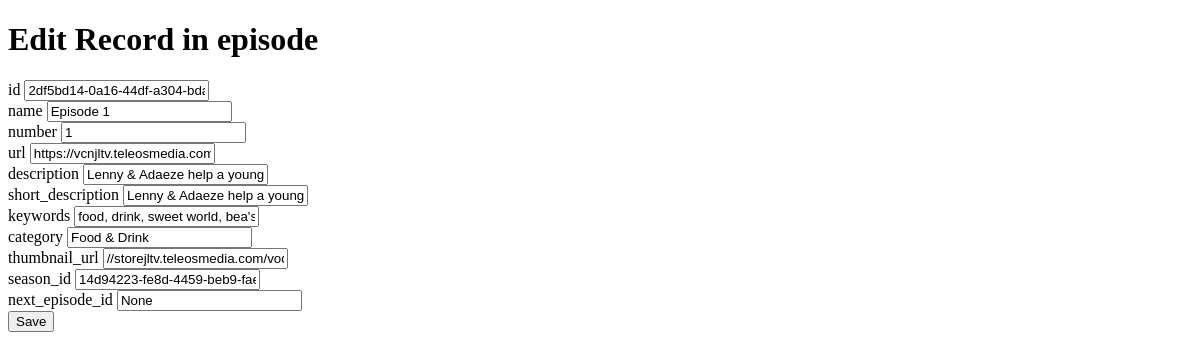
The app's page /admin/database/episode/2df5bd14-0a16-44df-a304-bda9050840bf (signed in), older data.
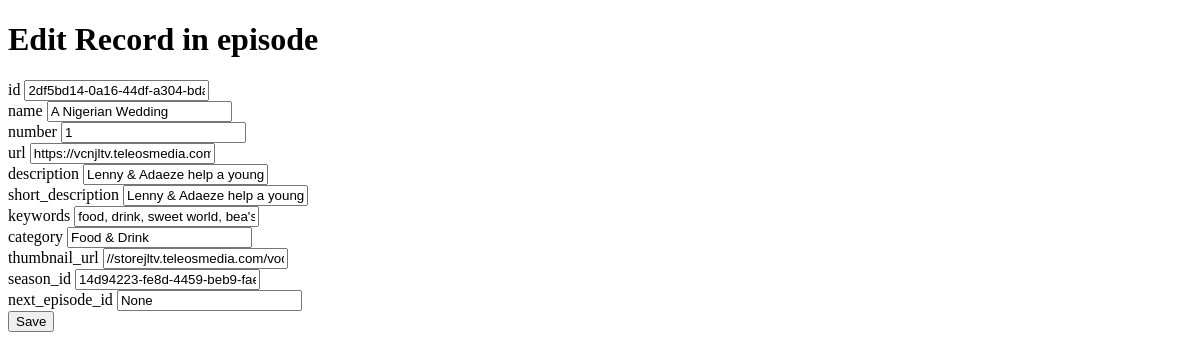
The same page, newer data.
### app/models.py (models this page shows, shortened)
class Episode(db.Model):
    id = db.Column(db.String(36), primary_key=True)
    name = db.Column(db.String(100), nullable=False)
    number = db.Column(db.Integer, nullable=False)
    url = db.Column(db.String(200), nullable=False)
    description = db.Column(db.Text, nullable=True)
    short_description = db.Column(db.String(200), nullable=True)
    keywords = db.Column(db.String(200), nullable=True)
    category = db.Column(db.String(100), nullable=True)
    thumbnail_url = db.Column(db.String(200), nullable=True)
    season_id = db.Column(db.String(36), db.ForeignKey('season.id'), nullable=False)
    next_episode_id = db.Column(db.String(36), db.ForeignKey('episode.id'), nullable=True)
    next_episode = db.relationship('Episode', remote_side=[id], uselist=False)

### app/routes/admin.py (the view, shortened to what this page needs)
@bp.route('/admin/database/<table_name>/<string:record_id>', methods=['GET', 'POST'])
@login_required
def edit_record(table_name, record_id):
    table = db.metadata.tables.get(table_name)
    if table is None:
        flash(f'Table {table_name} does not exist.', 'danger')
        return redirect(url_for('admin.admin_database'))
    model_class = None
    if table_name == 'show':
        model_class = Show
    elif table_name == 'season':
        model_class = Season
    elif table_name == 'episode':
        model_class = Episode
    else:
        flash(f'Unsupported table: {table_name}', 'danger')
        return redirect(url_for('admin.admin_database'))
    record = model_class.query.get(record_id)
    if record is None:
        flash(f'Record with ID {record_id} does not exist in table {table_name}.', 'danger')
        return redirect(url_for('admin.view_table', table_name=table_name))
    return render_template('edit_record.html', table_name=table_name, record=record, columns=table.columns)

### app/__init__.py (called while the page is built)
def create_app():
    app = Flask(__name__)
    app.config['UPLOAD_FOLDER'] = os.path.join(app.root_path, 'static', 'uploads')
    app.config.from_object(Config)
    app.jinja_env.filters['time_to_12hour'] = time_to_12hour
    app.jinja_env.filters['format_air_time'] = format_air_time
    db.init_app(app)
    login_manager = LoginManager(app)
    login_manager.login_view = 'auth.login'
    @login_manager.user_loader
    def load_user(user_id):
        return User.query.get(int(user_id))
    from app.routes import main, admin, auth
    app.register_blueprint(main.bp)
    app.register_blueprint(admin.bp)
    app.register_blueprint(auth.bp)
    return app

### app/templates/edit_record.html (shortened to what this page needs)
<!DOCTYPE html>
<html lang="en">
<head>
</head>
<body>
    <h1>Edit Record in {{ table_name }}</h1>
    <form method="POST">
        {% for column in columns %}
            <label for="{{ column.name }}">{{ column.name }}</label>
            <input type="text" id="{{ column.name }}" name="{{ column.name }}" value="{{ record[column.name] }}">
            <br>
        {% endfor %}
        <button type="submit">Save</button>
    </form>
</body>
</html>

Row changes from the older to the newer data that the page shows:
changed Episode "2df5bd14-0a16-44df-a304-bda9050840bf": name "Episode 1" → "A Nigerian Wedding"
